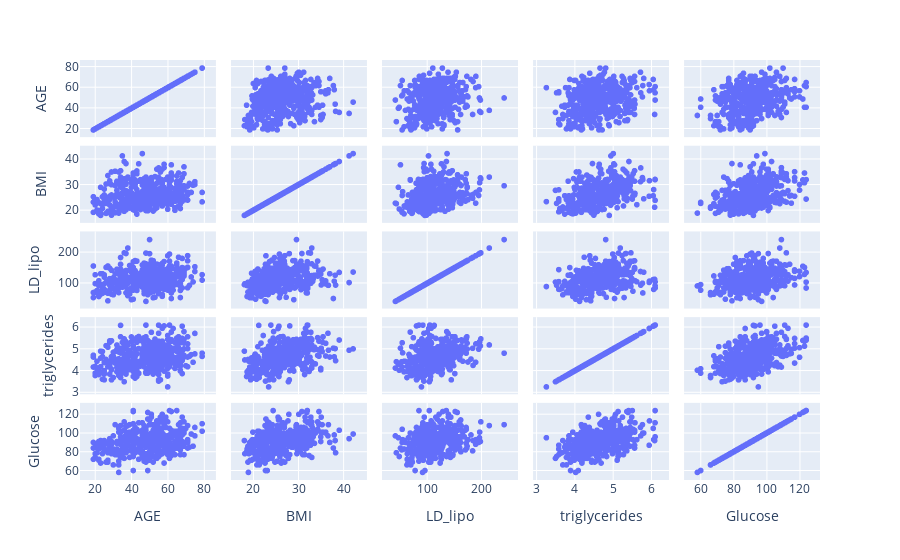

Notebook code for this chart:
### Markdown cell above
&#9989; **(6 pt):** Draw a scatter matrix plot of the data with the variables: **AGE, BMI, LD_lipo, triglycerides, and Glucose.** Make sure to include a title for your plot. (**Note** It may be useful to use Google to help you find relevant documentation.)

### Code cell
## Put your code here
px.scatter_matrix(SAS, dimensions=["AGE", "BMI", "LD_lipo", "triglycerides", "Glucose"])

### Figure 1 — Plotly figure (JSON) as saved in the notebook; plotly's stock layout.template omitted (floating-point values rounded to 4 significant figures; data arrays with more than 128 entries replaced by an {"elided": "..."} marker saying what was removed)
{"data": [{"dimensions": [{"axis": {"matches": true}, "label": "AGE", "values": {"elided": "442 int values"}}, {"axis": {"matches": true}, "label": "BMI", "values": {"elided": "442 float values"}}, {"axis": {"matches": true}, "label": "LD_lipo", "values": {"elided": "442 float values"}}, {"axis": {"matches": true}, "label": "triglycerides", "values": {"elided": "442 float values"}}, {"axis": {"matches": true}, "label": "Glucose", "values": {"elided": "442 int values"}}], "hovertemplate": "%{xaxis.title.text}=%{x}<br>%{yaxis.title.text}=%{y}<extra></extra>", "legendgroup": "", "marker": {"color": "#636efa", "symbol": "circle"}, "name": "", "showlegend": false, "type": "splom"}], "layout": {"dragmode": "select", "legend": {"tracegroupgap": 0}, "margin": {"t": 60}}}
